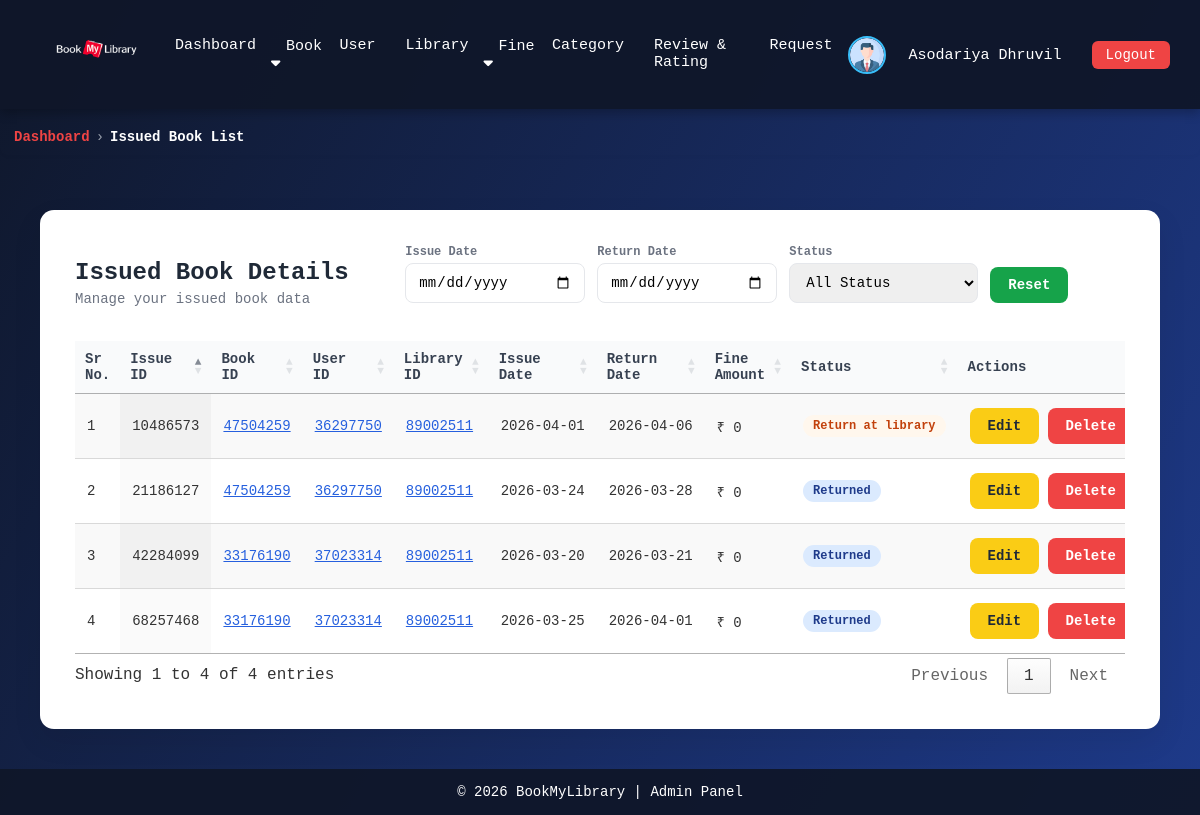
The app's page /admin/issued_book.php (signed in) with its own data.
### tables this page shows
CREATE TABLE `user` (
  `user_id` int NOT NULL,
  `first_name` varchar(100) DEFAULT NULL,
  `last_name` varchar(100) DEFAULT NULL,
  `email` varchar(255) DEFAULT NULL,
  `contact_no` varchar(15) DEFAULT NULL,
  `gender` varchar(10) DEFAULT NULL,
  `address` varchar(255) DEFAULT NULL,
  `image` varchar(255) DEFAULT NULL,
  `password` varchar(255) NOT NULL,
  `role` varchar(10) DEFAULT NULL,
  `status` varchar(15) DEFAULT NULL
);

CREATE TABLE `issue` (
  `issue_id` int NOT NULL,
  `book_id` int DEFAULT NULL,
  `user_id` int DEFAULT NULL,
  `library_id` int DEFAULT NULL,
  `issue_date` date DEFAULT NULL,
  `return_date` date DEFAULT NULL,
  `fine_amount` int DEFAULT NULL,
  `renew_count` int NOT NULL DEFAULT '0',
  `status` varchar(30) DEFAULT NULL,
  `last_mailed_status` varchar(50) DEFAULT NULL,
  `is_rated` tinyint NOT NULL DEFAULT '0',
  `created_at` datetime DEFAULT CURRENT_TIMESTAMP
);

### admin/issued_book.php (the view, shortened to what this page needs)
<!DOCTYPE html>
<html lang="en">
<head>
    <link rel="stylesheet" href="https://cdn.datatables.net/1.13.6/css/jquery.dataTables.min.css">
    <link rel="stylesheet" href="https://cdn.datatables.net/buttons/2.4.1/css/buttons.dataTables.min.css">
</head>
<body>
    <?php include 'navbar.php'; ?>
    <div class="breadcrumb-wrapper">
        <nav class="breadcrumb">
            <a href="home.php" class="dashboard">Dashboard</a>
            <span class="separator">›</span>
            <span class="current">Issued Book List</span>
        </nav>
    </div>
    <div class="container">
        <div class="card">
            <div class="top-actions">
                <div class="title-area">
                    <h3>Issued Book Details</h3>
                    <div class="subtitle">Manage your issued book data</div>
                </div>
                <div class="advanced-filters">
                    <div class="filter-box">
                        <label>Issue Date</label>
                        <input type="date" id="filterIssueDate">
                    </div>
                    <div class="filter-box">
                        <label>Return Date</label>
                        <input type="date" id="filterReturnDate">
                    </div>
                    <div class="filter-box">
                        <label>Status</label>
                        <select id="filterStatus">
                            <option value="">All Status</option>
                        </select>
                    </div>
                    <div class="filter-box btn-area">
                        <label>&nbsp;</label>
                        <button class="btn btn-add" onclick="resetFilters()">Reset</button>
                    </div>
                </div>
            </div>
            <table id="bookTable" class="display">
                <thead>
                    <tr>
                        <th>Sr No.</th>
                        <th>Issue ID</th>
                        <th>Book ID</th>
                        <th>User ID</th>
                        <th>Library ID</th>
                        <th>Issue Date</th>
                        <th>Return Date</th>
                        <th>Fine Amount</th>
                        <th>Status</th>
                        <th>Actions</th>
                    </tr>
                </thead>
                <tbody>
                    <?php
                    $issue = mysqli_query($con, "SELECT * FROM issue");
                    $i = 1;
                    foreach ($issue as $row) {
                        if ($row['status'] == "Returned") {
                            $statusClass = "returned";
                            $statusText  = "Returned";
                        }
                        if ($row['status'] == "Return at library") {
                            $statusClass = "return-at-library";
                            $statusText  = "Return at library";
                        }
                        $book_data = mysqli_fetch_assoc(mysqli_query($con, "SELECT * FROM book_list WHERE book_id = '{$row['book_id']}'"));
                        $library_data = mysqli_fetch_assoc(mysqli_query($con, "SELECT * FROM library WHERE library_id = '{$row['library_id']}'"));
                        $user_data = mysqli_fetch_assoc(mysqli_query($con, "SELECT * FROM user WHERE user_id = '{$row['user_id']}'"));
                        echo "<tr>
                                <td>{$i}</td>
                                <td>{$row['issue_id']}</td>
                                <td>
                                    <span class='model-link'
                                    onclick=\"openBookModal(
                                    '{$book_data['book_id']}',
                                    '../book_images/{$book_data['image']}',
                                    '" . htmlspecialchars($book_data['title'], ENT_QUOTES) . "',
                                    '" . htmlspecialchars($book_data['author'], ENT_QUOTES) . "',
                                    '" . htmlspecialchars($book_data['category'], ENT_QUOTES) . "',
                                    '{$book_data['year']}',
                                    '" . htmlspecialchars($library_data['library_name'], ENT_QUOTES) . "'
                                    )\">
                                    {$row['book_id']}
                                    </span>
                                </td>
                                <td>
                                    <span class='model-link'
                                    onclick=\"openUserModal(
                                    '{$user_data['user_id']}',
                                    '../image/{$user_data['image']}',
                                    '" . htmlspecialchars($user_data['first_name'], ENT_QUOTES) . "',
                                    '" . htmlspecialchars($user_data['last_name'], ENT_QUOTES) . "',
                                    '" . htmlspecialchars($user_data['email'], ENT_QUOTES) . "',
                                    '" . htmlspecialchars($user_data['contact_no'], ENT_QUOTES) . "',
                                    '" . htmlspecialchars($user_data['address'], ENT_QUOTES) . "',
                                    '" . htmlspecialchars($user_data['role'], ENT_QUOTES) . "',
                                    '" . htmlspecialchars($user_data['status'], ENT_QUOTES) . "'
                                    )\">
                                    {$row['user_id']}
                                    </span>
                                </td>
                                <td>
                                    <span class='model-link'
                                    onclick=\"openLibraryModal(
                                    '{$library_data['library_id']}',
                                    '" . htmlspecialchars($library_data['library_name'], ENT_QUOTES) . "',
                                    '" . htmlspecialchars($library_data['library_owner_name'], ENT_QUOTES) . "',
                                    '" . htmlspecialchars($library_data['table_capacity'], ENT_QUOTES) . "',
                                    '" . htmlspecialchars($library_data['chair_capacity'], ENT_QUOTES) . "',
                                    '" . htmlspecialchars($library_data['open_at'], ENT_QUOTES) . "',
                                    '" . htmlspecialchars($library_data['close_at'], ENT_QUOTES) . "',
                                    '" . htmlspecialchars($library_data['status'], ENT_QUOTES) . "',
                                    '" . htmlspecialchars($library_data['library_location'], ENT_QUOTES) . "'
                                    )\">
                                    {$row['library_id']}
                                    </span>
                                </td>
                                <td>{$row['issue_date']}</td>
                                <td>{$row['return_date']}</td>
                                <td>₹ {$row['fine_amount']}</td>
                                <td><span class='status {$statusClass}'>{$statusText}</span></td>
                                <td>
                                    <a href='edit_issued_book.php?issued_id={$row['issue_id']}'><button class='btn btn-edit'>Edit</button></a>
                                    <button class='btn btn-delete' onclick='openDeleteModal({$row['issue_id']})'>Delete</button>
                                </td>
                                </tr>";
                        $i++;
                    }
                    ?>
                </tbody>
            </table>
        </div>
    </div>
    <?php include 'footer.php'; ?>
</body>
</html>

### admin/navbar.php (shortened to what this page needs)
<!DOCTYPE html>
<html lang="en">
<?php
include '../update_status.php';
?>
<head>
    <link rel="stylesheet" href="https://cdnjs.cloudflare.com/ajax/libs/font-awesome/6.5.0/css/all.min.css">
</head>
<body>
    <?php
    $user_id = $_SESSION['id'];
    $user = mysqli_query($con, "SELECT * FROM user WHERE user_id = $user_id");
    $data = mysqli_fetch_assoc($user);
    ?>
    <nav class="navbar">
        <div class="nav-left">
            <a href="home.php">
                <img src="../image/BookMyLibrary.png" alt="Library Logo">
            </a>
        </div>
        <div class="nav-center">
            <a href="home.php">Dashboard</a>
            <div class="dropdown">
                <a href="javascript:void(0);" class="dropbtn">Book <i class="fa-solid fa-caret-down"></i></a>
            </div>
            <a href="user_list.php">User</a>
            <a href="library_list.php">Library</a>
            <div class="dropdown">
                <a href="javascript:void(0);" class="dropbtn">Fine <i class="fa-solid fa-caret-down"></i></a>
            </div>
            <a href="category_list.php">Category</a>
            <a href="review&rating_list.php">Review & Rating</a>
            <a href="librarian_requests.php">Request</a>
        </div>
        <div class="nav-right">
            <div class="profile">
                <img src="../image/<?php echo $data['image']; ?>" alt="Profile">
                <div class="dropdown">
                    <a href="javascript:void(0);" class="dropbtn"><?php echo $data['first_name'] . " " . $data['last_name']; ?></a>
                </div>
            </div>
            <a href="../login.php" class="logout-btn">Logout</a>
        </div>
    </nav>
</body>
</html>

### admin/issued_book.php (style rules this page uses)
* { margin: 0; padding: 0; box-sizing: border-box; font-family: "JetBrains Mono", "Fira Code", Consolas, monospace; }
body { min-height: 100vh; display: flex; flex-direction: column; background: linear-gradient(120deg, #0f172a, #1e3a8a); color: #333; }
.container { width: 100%; max-width: 100%; padding: 40px; }
.card { background: #ffffff; padding: 35px; border-radius: 14px; box-shadow: 0 12px 30px rgba(0, 0, 0, 0.08); }
.top-actions { display: flex; justify-content: space-between; align-items: center; margin-bottom: 20px; flex-wrap: wrap; gap: 10px; }
.title-area h3 { margin: 0; font-size: 24px; font-weight: 700; color: #1f2937; }
.subtitle { font-size: 14px; color: #6b7280; margin-top: 5px; }
.btn { padding: 10px 18px; border-radius: 8px; border: none; cursor: pointer; font-size: 14px; font-weight: 600; transition: 0.2s ease; }
.btn-add { background: #16a34a; color: #fff; }
.btn-edit { background: #facc15; color: #1f2937; display: inline-block; }
.btn-delete { background: #ef4444; color: #fff; display: inline-block; }
td { white-space: nowrap; }
.model-link { color: #2660de; cursor: pointer; text-decoration: underline; }
table.dataTable { width: 100% !important; font-size: 14px; }
table.dataTable thead th { background: #f9fafb; color: #374151; font-weight: 600; border-bottom: 1px solid #e5e7eb; padding: 14px 12px; }
table.dataTable tbody td { padding: 14px 12px; vertical-align: middle; }
table.dataTable tbody tr { transition: background 0.2s; }
.status { padding: 6px 16px; border-radius: 999px; font-size: 13px; font-weight: 600; display: inline-block; }
.returned { background: #dbeafe; color: #1e3a8a; }
.return-at-library { background: #fff7ed; color: #c2410c; }
.breadcrumb-wrapper { padding: 10px 14px; border-radius: 8px; margin-bottom: 15px; margin-top: 10px; box-shadow: 0 2px 4px rgba(0, 0, 0, 0.02); }
.breadcrumb { font-size: 14px; font-weight: 500; color: #6b7280; display: flex; flex-wrap: wrap; align-items: center; gap: 6px; }
.breadcrumb .dashboard { color: #ef4444; font-weight: 600; }
.breadcrumb .separator { color: #9ca3af; }
.breadcrumb a { text-decoration: none; color: #ef4444; transition: 0.2s ease; }
.breadcrumb .current { color: #ffffffff; font-weight: 600; }
.status { padding: 4px 10px; border-radius: 20px; font-size: 12px; font-weight: 600; display: inline-block; }
.advanced-filters { display: flex; flex-wrap: wrap; gap: 12px; margin-bottom: 18px; }
.advanced-filters input, .advanced-filters select { padding: 10px 12px; border: 1px solid #e5e7eb; border-radius: 8px; font-size: 14px; min-width: 180px; }
.filter-box { display: flex; flex-direction: column; }
.filter-box label { font-size: 12px; font-weight: 600; color: #6b7280; margin-bottom: 4px; }
.btn-area { justify-content: flex-end; }

### admin/navbar.php (style rules this page uses)
.navbar { background: rgba(15, 23, 42, 0.95); color: #fff; padding: 12px 30px; display: flex; align-items: center; justify-content: space-between; flex-wrap: wrap; box-shadow: 0 4px 10px rgba(0, 0, 0, 0.25); font-family: "JetBrains Mono", "Fira Code", Consolas, monospace; }
.nav-left { display: flex; align-items: center; gap: 10px; }
.nav-left img { height: 80px; width: 130px; }
.nav-center { flex: 1; display: flex; justify-content: center; }
.nav-center a { color: #fff; text-decoration: none; margin: 0 15px; font-size: 15px; }
.nav-right { display: flex; align-items: center; gap: 15px; }
.profile { display: flex; align-items: center; gap: 8px; color: #fff; }
.profile img { width: 38px; height: 38px; border-radius: 50%; border: 2px solid #38bdf8; object-fit: cover; }
.logout-btn { padding: 6px 14px; border-radius: 6px; background: #ef4444; color: #fff; text-decoration: none; font-size: 14px; }
.dropdown { position: relative; display: inline-block; }
.dropdown>a { color: #fff; text-decoration: none; margin: 0 15px; font-size: 15px; cursor: pointer; }
.dropdown>a.dropbtn { color: #fff; text-decoration: none; margin: 0 15px; font-size: 15px; cursor: pointer; }

### admin/footer.php (style rules this page uses)
html, body { height: 100%; margin: 0; }
body { display: flex; flex-direction: column; }

### records on screen
user: image (placeholder picture), first_name "Asodariya", last_name "Dhruvil"
issue: issue_id "10486573", book "47504259", user "36297750", library "89002511", issue_date "2026-04-01", return_date "2026-04-06", fine_amount "0", status "Return at library"
issue: issue_id "21186127", book "47504259", user "36297750", library "89002511", issue_date "2026-03-24", return_date "2026-03-28", fine_amount "0", status "Returned"
issue: issue_id "42284099", book "33176190", user "37023314", library "89002511", issue_date "2026-03-20", return_date "2026-03-21", fine_amount "0", status "Returned"
issue: issue_id "68257468", book "33176190", user "37023314", library "89002511", issue_date "2026-03-25", return_date "2026-04-01", fine_amount "0", status "Returned"
